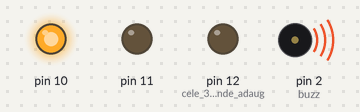
A sketch run on a simulated Arduino Uno, built with avr-gcc and run on an emulated ATmega328P. Parts: output pins drawn as LEDs (lit = HIGH), buzzer (waves = sounding).

Above: at 0.77 s.
At 2.27 s:
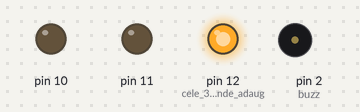
At 5.25 s:
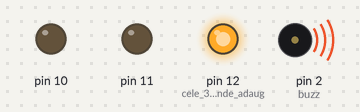
At 9.47 s:
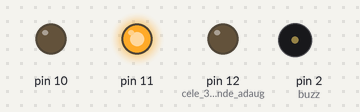
At 13.5 s:
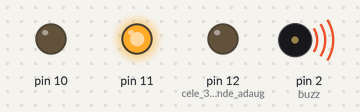
At 18.9 s:
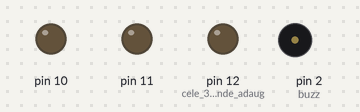
Timing chart, 0 to 22.1 s (numbered marks = the images above):
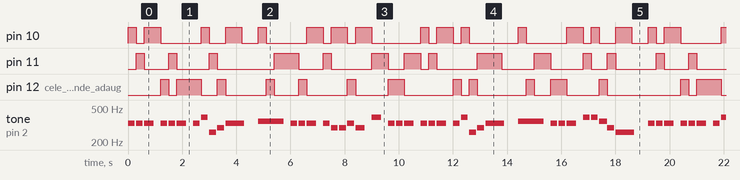

The sketch:

proiect_MSI.ino
```cpp
int buzz=2;
int q=350;
int o=250;
int d=300; // spatiere timp note
int d2=600;


void setup(){
pinMode(buzz,OUTPUT);
pinMode(10,OUTPUT);
pinMode(11,OUTPUT);
pinMode(12,OUTPUT); // cele 3 pin-uri unde adaugam ledurile
}

void loop(){

// notele muzicale

mi_o();digitalWrite(10,HIGH);delay(d);digitalWrite(10,LOW);mi_o();digitalWrite(11,HIGH);delay(d);digitalWrite(11,LOW);mi_q();digitalWrite(10,HIGH);delay(d2);digitalWrite(10,LOW);
mi_o();digitalWrite(12,HIGH);delay(d);digitalWrite(12,LOW);mi_o();digitalWrite(11,HIGH);delay(d);digitalWrite(11,LOW);mi_q();digitalWrite(12,HIGH);delay(d2);digitalWrite(12,LOW);
mi_o();digitalWrite(12,HIGH);delay(d);digitalWrite(12,LOW);sol_o();digitalWrite(10,HIGH);delay(d);digitalWrite(10,LOW);do_o();digitalWrite(11,HIGH);delay(d);digitalWrite(11,LOW);re_o();digitalWrite(12,HIGH);delay(d);digitalWrite(12,LOW);
mi_m();digitalWrite(10,HIGH);delay(d2);digitalWrite(10,LOW);delay(d2);

fa_o();digitalWrite(10,HIGH);delay(d);digitalWrite(10,LOW);fa_o();digitalWrite(12,HIGH);delay(d);digitalWrite(12,LOW);fa_q();digitalWrite(11,HIGH);delay(d2);digitalWrite(11,LOW);
mi_o();digitalWrite(11,HIGH);delay(d);digitalWrite(11,LOW);mi_o();digitalWrite(12,HIGH);delay(d);digitalWrite(12,LOW);mi_q();digitalWrite(10,HIGH);delay(d2);digitalWrite(10,LOW);
mi_o();digitalWrite(11,HIGH);delay(d);digitalWrite(11,LOW);re_o();digitalWrite(10,HIGH);delay(d);digitalWrite(10,LOW);re_o();digitalWrite(10,HIGH);delay(d);digitalWrite(10,LOW);mi_o();digitalWrite(12,HIGH);delay(d);digitalWrite(12,LOW);
re_q();digitalWrite(10,HIGH);delay(d2);digitalWrite(10,LOW);sol_q();digitalWrite(11,HIGH);delay(d2);digitalWrite(11,LOW);

mi_o();digitalWrite(12,HIGH);delay(d);digitalWrite(12,LOW);mi_o();digitalWrite(12,HIGH);delay(d);digitalWrite(12,LOW);mi_q();digitalWrite(11,HIGH);delay(d2);digitalWrite(11,LOW);
mi_o();digitalWrite(10,HIGH);delay(d);digitalWrite(10,LOW);mi_o();digitalWrite(11,HIGH);delay(d);digitalWrite(11,LOW);mi_q();digitalWrite(10,HIGH);delay(d2);digitalWrite(10,LOW);
mi_o();digitalWrite(12,HIGH);delay(d);digitalWrite(12,LOW);sol_o();digitalWrite(10,HIGH);delay(d);digitalWrite(10,LOW);do_o();digitalWrite(12,HIGH);delay(d);digitalWrite(12,LOW);re_o();digitalWrite(11,HIGH);delay(d);digitalWrite(11,LOW);
mi_m();digitalWrite(11,HIGH);delay(d2);digitalWrite(11,LOW);delay(d2);

fa_o();digitalWrite(10,HIGH);delay(d);digitalWrite(10,LOW);fa_o();digitalWrite(12,HIGH);delay(d);digitalWrite(12,LOW);fa_q();digitalWrite(11,HIGH);delay(d2);digitalWrite(11,LOW);
mi_o();digitalWrite(12,HIGH);delay(d);digitalWrite(12,LOW);mi_o();digitalWrite(12,HIGH);delay(d);digitalWrite(12,LOW);mi_q();digitalWrite(10,HIGH);delay(d2);digitalWrite(10,LOW);
sol_o();digitalWrite(11,HIGH);delay(d);digitalWrite(11,LOW);sol_o();digitalWrite(10,HIGH);delay(d);digitalWrite(10,LOW);fa_o();digitalWrite(12,HIGH);delay(d);digitalWrite(12,LOW);re_o();digitalWrite(11,HIGH);delay(d);digitalWrite(11,LOW);
do_m();digitalWrite(10,HIGH);delay(d2);digitalWrite(10,LOW);delay(d2);
}

void do_q()
{
tone(buzz, 261,q);
}

void re_q()
{
tone(buzz, 294,q);
}

void mi_q()
{
tone(buzz,331,q);
}

void fa_q()
{
tone(buzz,349,q);
}

void sol_q()
{
tone(buzz,392,q);
}

void la_q()
{
tone(buzz,441,q);
}

void si_q()
{
tone (buzz,497,q);
}

void do2_q()
{
tone(buzz,523,q);
}


void do_o()
{
tone(buzz, 261,o);
}

void re_o()
{
tone(buzz,294,o);
}

void mi_o()
{
tone(buzz,331,o);
}

void fa_o()
{
tone(buzz,349,0);
}

void sol_o()
{
tone(buzz,392,o);
}

void la_o()
{
tone(buzz,441,o);
}

void si_o()
{
tone(buzz,497,o);
}

void do2_0()
{
tone(buzz,523,o);
}

void mi_m()
{
tone(buzz,331,q*2);
}

void do_m()
{
tone(buzz, 261,q*2);
}
```

Measured:
- by itself, pin 10, pin 11, pin 12 (cele_3_pin-uri_unde_adaug): moves between LOW and HIGH, repeating every 19.2 s
- by itself, tone on pin 2 (buzz): plays 331 Hz for 0.25 s, 331 Hz for 0.25 s, 331 Hz for 0.35 s, 331 Hz for 0.25 s, 331 Hz for 0.25 s, 331 Hz for 0.35 s … (87 notes in this stretch)
